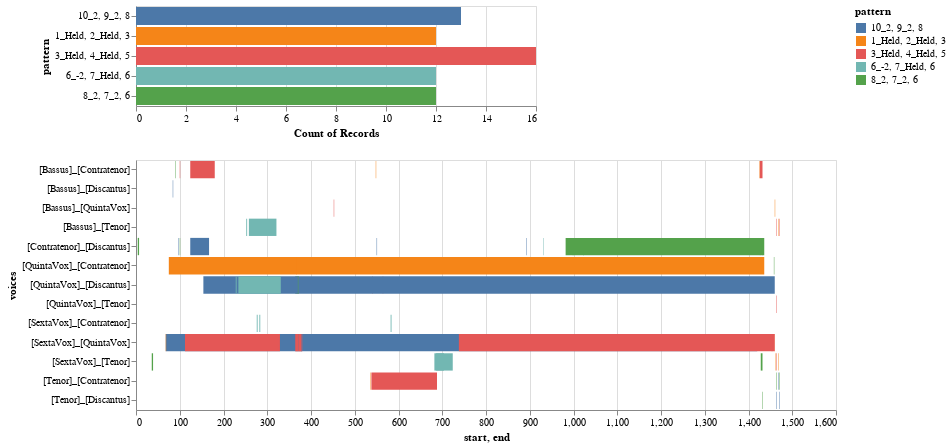

Notebook source saved alongside this figure:
### Code cell
h_ng_top_patterns_df = h_ng.stack().value_counts().to_frame().head(5)
h_ng_chart, h_ng_heat_map_df = viz.plot_ngrams_heatmap(model, h_ng, patterns=h_ng_top_patterns_df.index.to_list())
h_ng_chart

### Figure 1 — Vega-Lite specification as saved in the notebook (floating-point values rounded to 4 significant figures)
{"config": {"view": {"continuousWidth": 400, "continuousHeight": 300}}, "vconcat": [{"mark": "bar", "encoding": {"color": {"type": "nominal", "field": "pattern"}, "opacity": {"condition": {"value": 1, "selection": "selector003"}, "value": 0.2}, "x": {"type": "nominal", "aggregate": "count", "field": "pattern"}, "y": {"type": "nominal", "field": "pattern"}}, "selection": {"selector003": {"type": "multi", "fields": ["pattern"]}}}, {"mark": "bar", "encoding": {"color": {"type": "nominal", "field": "pattern"}, "x": {"type": "quantitative", "field": "start"}, "x2": {"field": "end"}, "y": {"type": "nominal", "field": "voices"}}, "height": 250, "transform": [{"filter": {"selection": "selector003"}}], "width": 700}], "data": {"name": "data-5979aa05ffdd622e34bb1343d62ad109"}, "$schema": "https://vega.github.io/schema/vega-lite/v4.8.1.json", "datasets": {"data-5979aa05ffdd622e34bb1343d62ad109": [{"start": 4.0, "end": 7.0, "pattern": "8_2, 7_2, 6", "voices": "[Contratenor]_[Discantus]"}, {"start": 96.0, "end": 97.0, "pattern": "10_2, 9_2, 8", "voices": "[Contratenor]_[Discantus]"}, {"start": 100.0, "end": 101.0, "pattern": "8_2, 7_2, 6", "voices": "[Contratenor]_[Discantus]"}, {"start": 124.0, "end": 167.0, "pattern": "10_2, 9_2, 8", "voices": "[Contratenor]_[Discantus]"}, {"start": 550.0, "end": 551.0, "pattern": "10_2, 9_2, 8", "voices": "[Contratenor]_[Discantus]"}, {"start": 892.0, "end": 893.0, "pattern": "10_2, 9_2, 8", "voices": "[Contratenor]_[Discantus]"}, {"start": 931.0, "end": 932.0, "pattern": "6_-2, 7_Held, 6", "voices": "[Contratenor]_[Discantus]"}, {"start": 998.0, "end": 1000.0, "pattern": "6_-2, 7_Held, 6", "voices": "[Contratenor]_[Discantus]"}, {"start": 1022.0, "end": 1024.0, "pattern": "6_-2, 7_Held, 6", "voices": "[Contratenor]_[Discantus]"}, {"start": 1426.0, "end": 1427.0, "pattern": "10_2, 9_2, 8", "voices": "[Contratenor]_[Discantus]"}, {"start": 1432.0, "end": 1433.0, "pattern": "10_2, 9_2, 8", "voices": "[Contratenor]_[Discantus]"}, {"start": 1436.0, "end": 982.0, "pattern": "8_2, 7_2, 6", "voices": "[Contratenor]_[Discantus]"}, {"start": 538.0, "end": 688.0, "pattern": "3_Held, 4_Held, 5", "voices": "[Tenor]_[Contratenor]"}, {"start": 536.0, "end": 537.0, "pattern": "1_Held, 2_Held, 3", "voices": "[Tenor]_[Contratenor]"}, {"start": 1464.0, "end": 1465.0, "pattern": "8_2, 7_2, 6", "voices": "[Tenor]_[Contratenor]"}, {"start": 1468.0, "end": 1469.0, "pattern": "10_2, 9_2, 8", "voices": "[Tenor]_[Contratenor]"}, {"start": 1470.0, "end": 1471.0, "pattern": "8_2, 7_2, 6", "voices": "[Tenor]_[Contratenor]"}, {"start": 1432.0, "end": 1433.0, "pattern": "8_2, 7_2, 6", "voices": "[Tenor]_[Discantus]"}, {"start": 1464.0, "end": 1465.0, "pattern": "10_2, 9_2, 8", "voices": "[Tenor]_[Discantus]"}, {"start": 1470.0, "end": 1471.0, "pattern": "10_2, 9_2, 8", "voices": "[Tenor]_[Discantus]"}, {"start": 1464.0, "end": 1465.0, "pattern": "3_Held, 4_Held, 5", "voices": "[QuintaVox]_[Tenor]"}, {"start": 1436.0, "end": 75.0, "pattern": "1_Held, 2_Held, 3", "voices": "[QuintaVox]_[Contratenor]"}, {"start": 1458.0, "end": 1459.0, "pattern": "8_2, 7_2, 6", "voices": "[QuintaVox]_[Contratenor]"}, {"start": 366.0, "end": 367.0, "pattern": "1_Held, 2_Held, 3", "voices": "[QuintaVox]_[Contratenor]"}, {"start": 540.0, "end": 541.0, "pattern": "3_Held, 4_Held, 5", "voices": "[QuintaVox]_[Discantus]"}, {"start": 564.0, "end": 565.0, "pattern": "3_Held, 4_Held, 5", "voices": "[QuintaVox]_[Discantus]"}, {"start": 364.0, "end": 372.0, "pattern": "8_2, 7_2, 6", "voices": "[QuintaVox]_[Discantus]"}, {"start": 1460.0, "end": 154.0, "pattern": "10_2, 9_2, 8", "voices": "[QuintaVox]_[Discantus]"}, {"start": 370.0, "end": 371.0, "pattern": "8_2, 7_2, 6", "voices": "[QuintaVox]_[Discantus]"}, {"start": 228.0, "end": 230.0, "pattern": "6_-2, 7_Held, 6", "voices": "[QuintaVox]_[Discantus]"}, {"start": 234.0, "end": 331.0, "pattern": "6_-2, 7_Held, 6", "voices": "[QuintaVox]_[Discantus]"}, {"start": 1420.0, "end": 68.0, "pattern": "10_2, 9_2, 8", "voices": "[SextaVox]_[QuintaVox]"}, {"start": 68.0, "end": 69.0, "pattern": "1_Held, 2_Held, 3", "voices": "[SextaVox]_[QuintaVox]"}, {"start": 112.0, "end": 329.0, "pattern": "3_Held, 4_Held, 5", "voices": "[SextaVox]_[QuintaVox]"}, {"start": 364.0, "end": 372.0, "pattern": "3_Held, 4_Held, 5", "voices": "[SextaVox]_[QuintaVox]"}, {"start": 372.0, "end": 380.0, "pattern": "3_Held, 4_Held, 5", "voices": "[SextaVox]_[QuintaVox]"}, {"start": 1452.0, "end": 1453.0, "pattern": "1_Held, 2_Held, 3", "voices": "[SextaVox]_[QuintaVox]"}, {"start": 1458.0, "end": 1459.0, "pattern": "1_Held, 2_Held, 3", "voices": "[SextaVox]_[QuintaVox]"}, {"start": 1460.0, "end": 738.0, "pattern": "3_Held, 4_Held, 5", "voices": "[SextaVox]_[QuintaVox]"}, {"start": 1454.0, "end": 1455.0, "pattern": "3_Held, 4_Held, 5", "voices": "[SextaVox]_[QuintaVox]"}, {"start": 378.0, "end": 379.0, "pattern": "10_2, 9_2, 8", "voices": "[SextaVox]_[QuintaVox]"}, {"start": 1428.0, "end": 1432.0, "pattern": "8_2, 7_2, 6", "voices": "[SextaVox]_[Tenor]"}, {"start": 686.0, "end": 704.0, "pattern": "6_-2, 7_Held, 6", "voices": "[SextaVox]_[Tenor]"}, {"start": 1462.0, "end": 1463.0, "pattern": "1_Held, 2_Held, 3", "voices": "[SextaVox]_[Tenor]"}, {"start": 1464.0, "end": 1465.0, "pattern": "3_Held, 4_Held, 5", "voices": "[SextaVox]_[Tenor]"}, {"start": 1468.0, "end": 1469.0, "pattern": "1_Held, 2_Held, 3", "voices": "[SextaVox]_[Tenor]"}, {"start": 36.0, "end": 39.0, "pattern": "8_2, 7_2, 6", "voices": "[SextaVox]_[Tenor]"}, {"start": 682.0, "end": 724.0, "pattern": "6_-2, 7_Held, 6", "voices": "[SextaVox]_[Tenor]"}, {"start": 276.0, "end": 278.0, "pattern": "6_-2, 7_Held, 6", "voices": "[SextaVox]_[Contratenor]"}, {"start": 282.0, "end": 284.0, "pattern": "6_-2, 7_Held, 6", "voices": "[SextaVox]_[Contratenor]"}, {"start": 582.0, "end": 584.0, "pattern": "6_-2, 7_Held, 6", "voices": "[SextaVox]_[Contratenor]"}, {"start": 452.0, "end": 453.0, "pattern": "3_Held, 4_Held, 5", "voices": "[Bassus]_[QuintaVox]"}, {"start": 1460.0, "end": 1461.0, "pattern": "1_Held, 2_Held, 3", "voices": "[Bassus]_[QuintaVox]"}, {"start": 1464.0, "end": 1465.0, "pattern": "3_Held, 4_Held, 5", "voices": "[Bassus]_[Tenor]"}, {"start": 1468.0, "end": 1469.0, "pattern": "1_Held, 2_Held, 3", "voices": "[Bassus]_[Tenor]"}, {"start": 1470.0, "end": 1471.0, "pattern": "3_Held, 4_Held, 5", "voices": "[Bassus]_[Tenor]"}, {"start": 252.0, "end": 254.0, "pattern": "6_-2, 7_Held, 6", "voices": "[Bassus]_[Tenor]"}, {"start": 258.0, "end": 321.0, "pattern": "6_-2, 7_Held, 6", "voices": "[Bassus]_[Tenor]"}, {"start": 100.0, "end": 101.0, "pattern": "3_Held, 4_Held, 5", "voices": "[Bassus]_[Contratenor]"}, {"start": 124.0, "end": 180.0, "pattern": "3_Held, 4_Held, 5", "voices": "[Bassus]_[Contratenor]"}, {"start": 548.0, "end": 549.0, "pattern": "1_Held, 2_Held, 3", "voices": "[Bassus]_[Contratenor]"}, {"start": 1424.0, "end": 1425.0, "pattern": "1_Held, 2_Held, 3", "voices": "[Bassus]_[Contratenor]"}, {"start": 1426.0, "end": 1432.0, "pattern": "3_Held, 4_Held, 5", "voices": "[Bassus]_[Contratenor]"}, {"start": 90.0, "end": 91.0, "pattern": "8_2, 7_2, 6", "voices": "[Bassus]_[Contratenor]"}, {"start": 84.0, "end": 85.0, "pattern": "10_2, 9_2, 8", "voices": "[Bassus]_[Discantus]"}]}}
